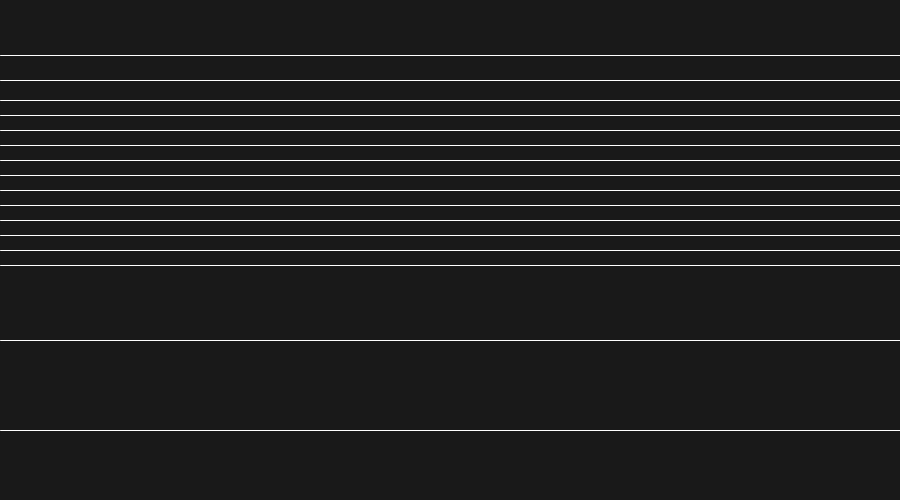
Frame 1 (no input)
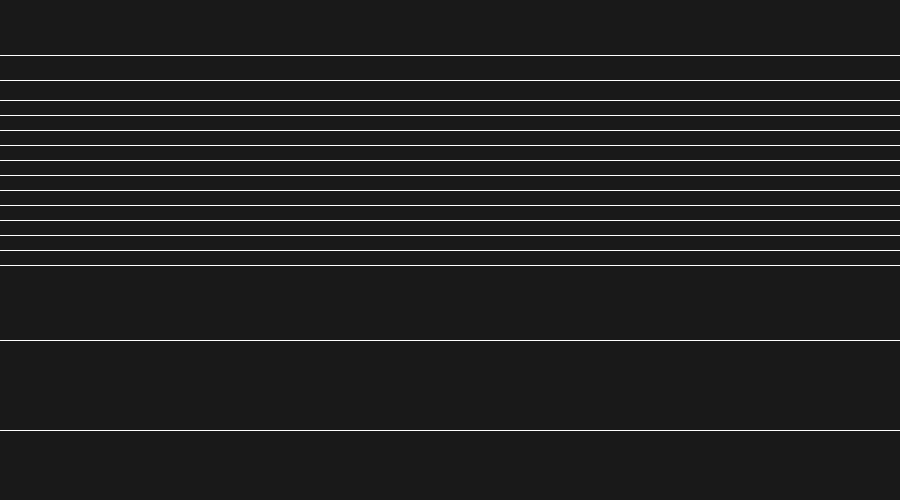
Frame 2 (the mouse pressed at the canvas centre, redrawn once)

The Processing sketch that drew these frames (run headless with seeded random() and noise(); the mouse was pressed at the canvas centre and the sketch redrawn once):

// Processing sketch: Variable_Scope
// ── Variable_Scope.pde

/**
 * Variable Scope. 
 * 
 * Variables have a global or local "scope". 
 * For example, variables declared within either the
 * setup() or draw() functions may be only used in these
 * functions. Global variables, variables declared outside
 * of setup() and draw(), may be used anywhere within the program.
 * If a local variable is declared with the same name as a
 * global variable, the program will use the local variable to make 
 * its calculations within the current scope. Variables are localized
 * within each block, the space between a { and }. 
 */
 
int a = 55;  // Create a global variable "a"

void setup() {
  size(900, 500);
  background(25);
  stroke(255);
  noLoop();
}

void draw() {
  // Draw a horizontal line using the global variable "a"
  line(0, a, width, a);
  
  // Create a new variable "a" local to the for() statement 
  for (int a = 100; a < 280; a += 15) {
    line(0, a, width, a);
  }
  
  // Create a new variable "a" local to the draw() function
  int a = 340;
  // Draw a horizontal line using the new local variable "a"
  line(0, a, width, a);  
  
  // Make a call to the custom function drawAnotherLine()
  drawAnotherLine();
  
  // Make a call to the custom function setYetAnotherLine()
  drawYetAnotherLine();
}

void drawAnotherLine() {
  // Create a new variable "a" local to this method
  int a = 430;
  // Draw a horizontal line using the local variable "a"
  line(0, a, width, a);
}

void drawYetAnotherLine() {
  // Because no new local variable "a" is set, 
  // this line draws using the original global
  // variable "a", which is set to the value 55.
  line(0, a+25, width, a+25);
}
```
